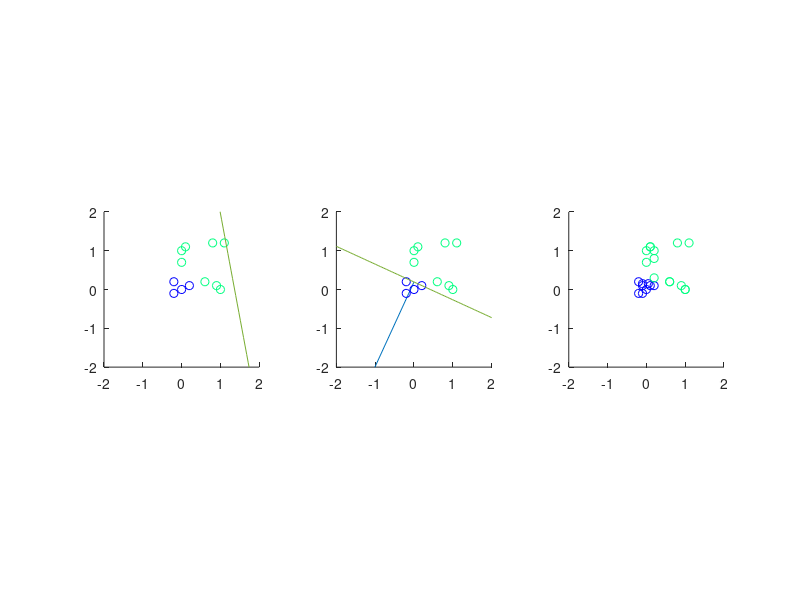

MATLAB code to generate this figure:
%% load data

close all;
clear all;
load('train_or.mat');
n = length(t);
x = [ones(n,1) , x]; % represent bias as w_0 -> need 1st column = 1
%% plot data with color
figure()
subplot(1,3,1)
axis equal
hold on;
colormap(winter)
scatter(x(:,2),x(:,3),[],t)
%% plot seperating line as well
% a + bx + cy = 0
% cy = -bx - a
% y = (-bx - a)/c
w = random('unif',-1,1,3,1);
quiver(0,-w(1)/w(3),-1./w(3),-1./w(2))
dx = linspace(-2,2,100);
fx = (-w(2)*dx - w(1))/(w(3));
plot(dx,fx)
xlim([-2,2])
ylim([-2,2])
%% incremental learning algorithm
% converges often, but not always perfectly
stop = false;
threshold = 0.01;
eps = 0.05;
iter = 1;
while stop == false
    for i = 1:n % for all the data - update weights
        y_in = x(i,:) * w;  % performance might improve if we changed the
        y = (y_in > threshold) + -(y_in <= threshold); % order of the data 
        w = w + eps*(t(i) - y)*x(i,:).'; % in each iteration
    end
    
    correct = sum((x * w >= 0) + -(x*w < 0) == t); % calculate correct classifications
    if correct == n || iter == 10000 % cutoff necessary
         stop = true;
    end
    iter = iter + 1;
end
%% plot final seperating line
    
subplot(1,3,2)
axis equal
hold on;
quiver(0,-w(1)/w(3),-1./w(3),-1./w(2))
scatter(x(:,2),x(:,3),[],t)
fx = (-w(2)*dx - w(1))/(w(3));
plot(dx,fx)
xlim([-2,2])
ylim([-2,2])

%% load testing data an plot with classification
subplot(1,3,3);
colormap(winter);
axis equal;
hold on;
load('test_or.mat')
m = length(x_test);
test = [ones(m,1) , x_test];
pred = (test*w >= 0) - (test*w < 0);
scatter(x(:,2),x(:,3),[],t)
scatter(test(:,2),test(:,3),[],pred)
xlim([-2,2])
ylim([-2,2])

% TUTOR : proper work, but the bias should be updated with the provided function.. 7.5/8points
